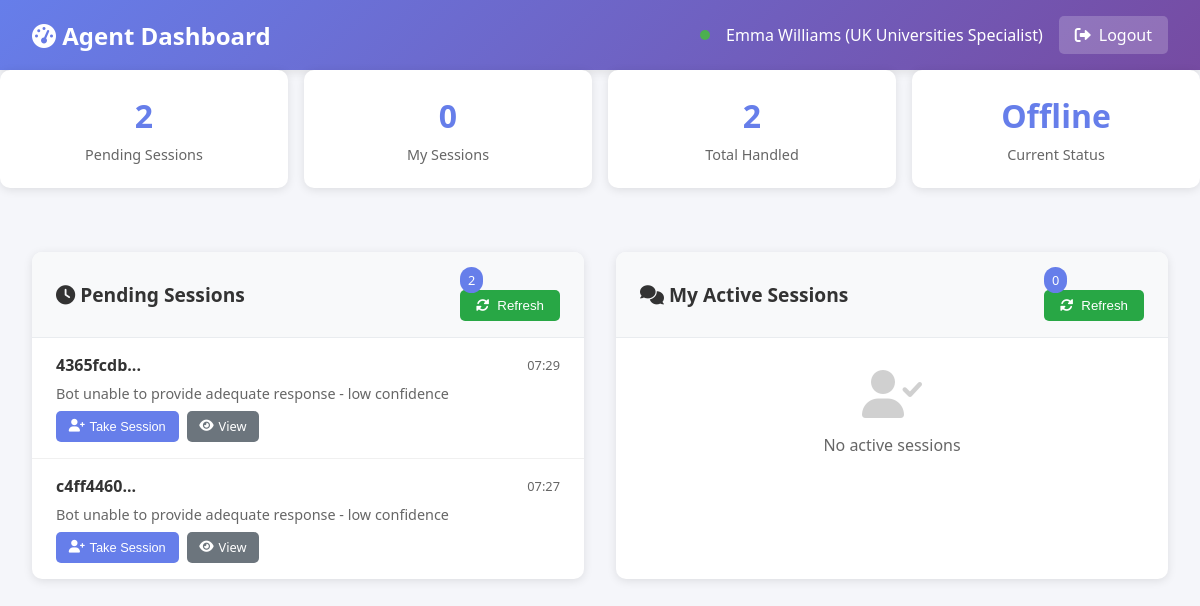
The app's page /agent/dashboard (signed in), older data.
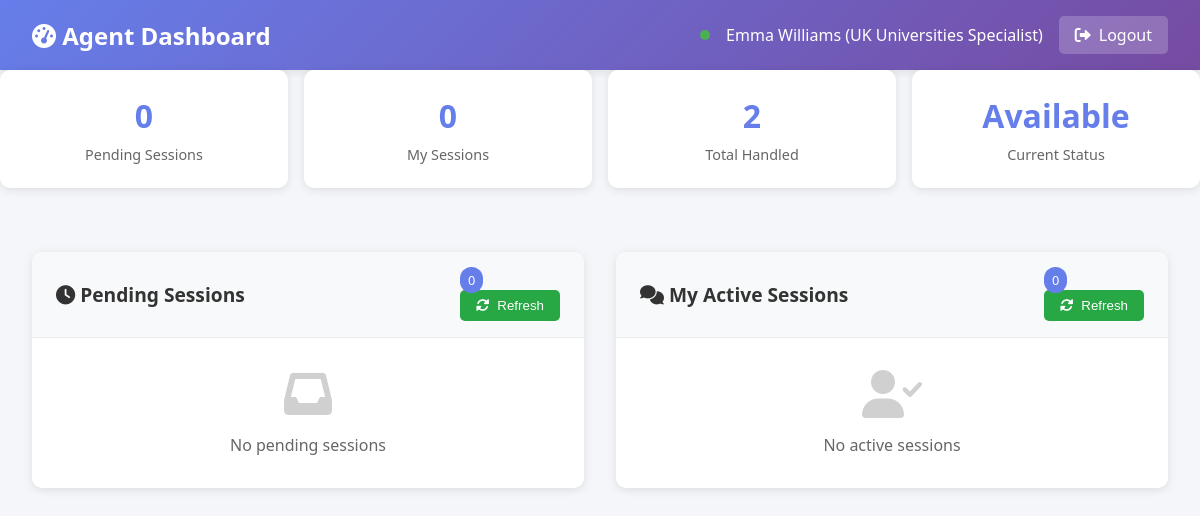
The same page, newer data.
### human_handoff/models.py (models this page shows, shortened)
class Agent(db.Model):
    __tablename__ = 'agents'
    id = db.Column(db.Integer, primary_key=True)
    agent_id = db.Column(db.String(50), unique=True, nullable=False)
    name = db.Column(db.String(100), nullable=False)
    email = db.Column(db.String(120), unique=True, nullable=False)
    phone = db.Column(db.String(20))
    specialization = db.Column(db.String(100))
    password_hash = db.Column(db.String(255), nullable=True)
    password_set = db.Column(db.Boolean, default=False)  # True if agent has set their password
    status = db.Column(db.String(20), default='available')  # available, busy, offline
    max_concurrent_sessions = db.Column(db.Integer, default=5)
    current_sessions = db.Column(db.Integer, default=0)
    created_at = db.Column(db.DateTime, default=datetime.utcnow)
    last_active = db.Column(db.DateTime, default=datetime.utcnow)
    total_sessions_handled = db.Column(db.Integer, default=0)
    average_response_time = db.Column(db.Integer, default=0)  # in seconds
    is_active = db.Column(db.Boolean, default=True)
    agent_sessions = db.relationship('AgentSession', backref='agent', lazy=True)

class ChatSession(db.Model):
    __tablename__ = 'chat_sessions'
    id = db.Column(db.Integer, primary_key=True)
    session_id = db.Column(db.String(100), unique=True, nullable=False, default=lambda: str(uuid.uuid4()))
    user_id = db.Column(db.String(100))  # Keep for backward compatibility with guest sessions
    student_id = db.Column(db.Integer, db.ForeignKey('students.id'), nullable=True)  # New FK for authenticated users
    created_at = db.Column(db.DateTime, default=datetime.utcnow)
    updated_at = db.Column(db.DateTime, default=datetime.utcnow, onupdate=datetime.utcnow)
    status = db.Column(db.String(20), default='active')  # active, closed, escalated
    requires_human = db.Column(db.Boolean, default=False)
    assigned_agent_id = db.Column(db.Integer, db.ForeignKey('agents.id'))
    escalation_reason = db.Column(db.Text)
    escalated_at = db.Column(db.DateTime)
    resolved_at = db.Column(db.DateTime)
    user_satisfaction_rating = db.Column(db.Integer)
    notes = db.Column(db.Text)
    messages = db.relationship('Message', backref='session', lazy=True, cascade='all, delete-orphan')
    assigned_agent = db.relationship('Agent', backref='assigned_sessions')
    analytics = db.relationship('SessionAnalytics', backref='session', uselist=False, cascade='all, delete-orphan')

### human_handoff/agent_routes.py (the view)
@agent_bp.route('/dashboard')
def dashboard():
    if 'agent_id' not in session:
        return redirect(url_for('agent.agent_login'))
    agent_id = session['agent_id']
    agent = Agent.query.filter_by(agent_id=agent_id).first()
    if not agent:
        return redirect(url_for('agent.agent_login'))
    agent.last_active = datetime.utcnow()
    agent.status = 'available' if agent.current_sessions < agent.max_concurrent_sessions else 'busy'
    db.session.commit()
    pending_sessions = ChatSession.query.filter_by(
        requires_human=True,
        status='escalated',
        assigned_agent_id=None
    ).order_by(ChatSession.escalated_at.desc()).all()
    assigned_sessions = ChatSession.query.filter_by(
        assigned_agent_id=agent.id,
        status='escalated'
    ).order_by(ChatSession.updated_at.desc()).all()
    return render_template('agent/dashboard.html',
                         agent=agent,
                         pending_sessions=pending_sessions,
                         assigned_sessions=assigned_sessions)

### templates/agent/dashboard.html (shortened to what the changed rows need)
<!DOCTYPE html>
<html lang="en">
<head>
    <link href="https://cdnjs.cloudflare.com/ajax/libs/font-awesome/6.0.0/css/all.min.css" rel="stylesheet">
</head>
<body>
    <div class="header">
        <h1><i class="fas fa-tachometer-alt"></i> Agent Dashboard</h1>
        <div class="agent-info">
            <div class="status-indicator"></div>
            <span>{{ agent.name }} ({{ agent.specialization }})</span>
            <a href="/agent/logout" class="logout-btn">
                <i class="fas fa-sign-out-alt"></i> Logout
            </a>
        </div>
    </div>
    <div class="stats-grid">
        <div class="stat-card">
            <div class="stat-value" id="pending-count">{{ pending_sessions|length }}</div>
            <div class="stat-label">Pending Sessions</div>
        </div>
        <div class="stat-card">
            <div class="stat-value">{{ agent.total_sessions_handled }}</div>
            <div class="stat-label">Total Handled</div>
        </div>
        <div class="stat-card">
            <div class="stat-value">{{ agent.status|title }}</div>
            <div class="stat-label">Current Status</div>
        </div>
    </div>
    <div class="dashboard-container">
        <div class="section">
            <div class="section-header">
                <h2><i class="fas fa-clock"></i> Pending Sessions</h2>
                <div>
                    <span class="badge" id="pending-badge">{{ pending_sessions|length }}</span>
                    <button class="refresh-btn" onclick="refreshPendingSessions()">
                        <i class="fas fa-sync-alt"></i> Refresh
                    </button>
                </div>
            </div>
            <div class="session-list" id="pending-sessions">
                {% if pending_sessions %}
                    {% for session in pending_sessions %}
                    <div class="session-item" data-session-id="{{ session.session_id }}">
                        <div class="session-header">
                            <span class="session-id">{{ session.session_id[:8] }}...</span>
                            <span class="session-time">{{ session.escalated_at.strftime('%H:%M') if session.escalated_at else 'N/A' }}</span>
                        </div>
                        <div class="session-reason">{{ session.escalation_reason or 'Bot unable to help' }}</div>
                        <div class="session-actions">
                            <button class="btn btn-primary" onclick="assignSession('{{ session.session_id }}')">
                                <i class="fas fa-user-plus"></i> Take Session
                            </button>
                            <a href="/agent/session/{{ session.session_id }}" class="btn btn-secondary">
                                <i class="fas fa-eye"></i> View
                            </a>
                        </div>
                    </div>
                    {% endfor %}
                {% else %}
                    <div class="empty-state">
                        <i class="fas fa-inbox"></i>
                        <p>No pending sessions</p>
                    </div>
                {% endif %}
            </div>
        </div>
        <div class="section">
            <div class="section-header">
                <h2><i class="fas fa-comments"></i> My Active Sessions</h2>
            </div>
        </div>
    </div>
</body>
</html>

Row changes from the older to the newer data that the page shows:
no longer on this page (row edited): ChatSession: session_id "4365fcdb", escalated_at "07:29", escalation_reason "Bot unable to provide adequate response - low confidence"
no longer on this page (row edited): ChatSession: session_id "c4ff4460", escalated_at "07:27", escalation_reason "Bot unable to provide adequate response - low confidence"
changed Agent "Emma Williams": status "Offline" → "Available"
Text that changed along with them:
{{ pending_sessions|length }}: "2" → "0"
text now shown: "No pending sessions"
